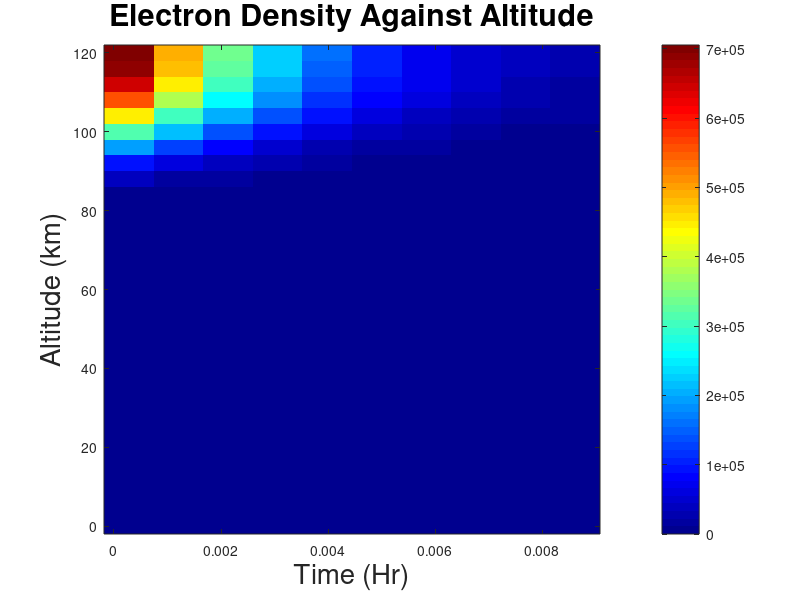

Here is the MATLAB script that generated this plot: (Note: this script raises an error after producing the figure.)

hprime = 71:1:80;
beta = 1;%:.01:0.4;
h_0 = 120;%:4:100;


%% Make Ionosphere Height Chart

h = 0:4:120;
qe = 1.602176634e-19; %C
eps0 = 8.8541878128e-12; %F/m
me = 9.1093837015e-31; %kg
wrprime = 2.5e3;
sav_en = [];


for ii = 1:length(hprime)
    
    %calculate N_0 and H based on the given values
    Htest = 5:.01:100;
    betatest = (0.5./Htest).*(exp(-((hprime(ii)-h_0)./Htest))-1);
    [~,betaind] = min(abs(betatest-beta));
    %             betaind = find(betatest-beta(bb) ==  min(abs(betatest-beta(bb))));
    H = Htest(betaind);
    
    nuprime = 5e6*exp(-0.15*(hprime(ii)-70));
    enprime = wrprime*nuprime*eps0*me./(qe.^2)./100.^3; %electron density at the reflection height in cm^-3

    zprime = (hprime(ii)-h_0)./(H);
    zp2 = -log(2*H*beta)+log(1);
    N_0 = enprime*exp(-0.5*(1-zp2-exp(-zp2)));

    % N_0 = 10^5;
    
    z = (h-h_0)./H;
    en = N_0.*exp(0.5.*(1-z-exp(-z)));
    sav_en = [sav_en, fliplr(en).'];
end


tvec = (1:length(sav_en)) ./ (60*60);
imagesc(tvec,h,sav_en)
colormap jet
cb = colorbar;
% clim([-8,5])
title("Electron Density Against Altitude","FontSize",22)
xlabel("Time (Hr)","FontSize",20)
ylabel("Altitude (km)","FontSize",20)
% clabel("Electron Density in Log Scale")
yt = get(gca, 'YTick');                 % tick positions (stay the same)
set(gca, 'YTickLabel', flip(yt));       % reverse what's displayed
ylabel(cb, 'Electron Density in Log Scale',FontSize=20);
